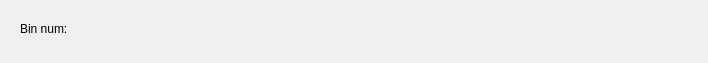
<?xml version="1.0" encoding="UTF-8"?>
<ui version="4.0">
 <class>Answer</class>
 <widget class="QDialog" name="Answer">
  <property name="geometry">
   <rect>
    <x>0</x>
    <y>0</y>
    <width>708</width>
    <height>63</height>
   </rect>
  </property>
  <property name="windowTitle">
   <string>Dialog</string>
  </property>
  <widget class="QLabel" name="label">
   <property name="geometry">
    <rect>
     <x>20</x>
     <y>20</y>
     <width>66</width>
     <height>17</height>
    </rect>
   </property>
   <property name="text">
    <string>Bin num:</string>
   </property>
  </widget>
  <widget class="QLabel" name="labelAnswer">
   <property name="geometry">
    <rect>
     <x>110</x>
     <y>20</y>
     <width>571</width>
     <height>17</height>
    </rect>
   </property>
   <property name="text">
    <string/>
   </property>
  </widget>
 </widget>
 <resources/>
 <connections/>
</ui>
